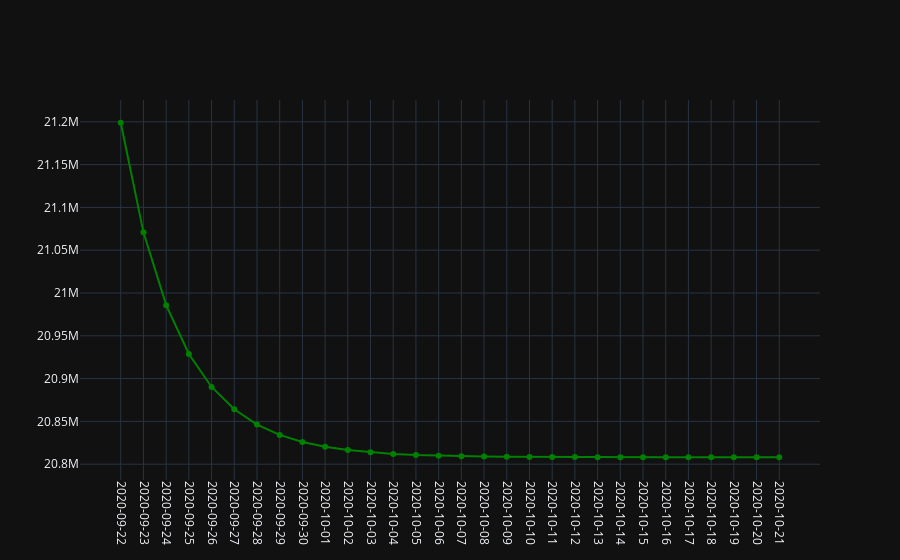

This figure's notebook cell:
### Code cell
import plotly.graph_objects as go
fig = go.Figure()
fig.update_layout(template='plotly_dark')
fig.update_xaxes(tickangle=90, showticklabels = True, type = 'category')
fig.add_trace(go.Scatter(x=predict_recovered_cases.index, 
                         y=predict_recovered_cases['Recovered Cases Predictions'],
                         mode='lines+markers',
                         name='recovered',
                         line=dict(color='green', width=2)))

### Figure 1 — Plotly figure (JSON) as saved in the notebook; plotly's stock layout.template omitted (floating-point values rounded to 4 significant figures)
{"data": [{"line": {"color": "green", "width": 2}, "mode": "lines+markers", "name": "recovered", "type": "scatter", "x": ["2020-09-22", "2020-09-23", "2020-09-24", "2020-09-25", "2020-09-26", "2020-09-27", "2020-09-28", "2020-09-29", "2020-09-30", "2020-10-01", "2020-10-02", "2020-10-03", "2020-10-04", "2020-10-05", "2020-10-06", "2020-10-07", "2020-10-08", "2020-10-09", "2020-10-10", "2020-10-11", "2020-10-12", "2020-10-13", "2020-10-14", "2020-10-15", "2020-10-16", "2020-10-17", "2020-10-18", "2020-10-19", "2020-10-20", "2020-10-21"], "y": [21198890, 21070840, 20985792, 20928736, 20890212, 20864088, 20846320, 20834212, 20825948, 20820302, 20816448, 20813810, 20812008, 20810776, 20809932, 20809354, 20808964, 20808688, 20808502, 20808376, 20808288, 20808230, 20808186, 20808162, 20808140, 20808124, 20808118, 20808110, 20808104, 20808102]}], "layout": {"xaxis": {"showticklabels": true, "tickangle": 90, "type": "category"}}}
